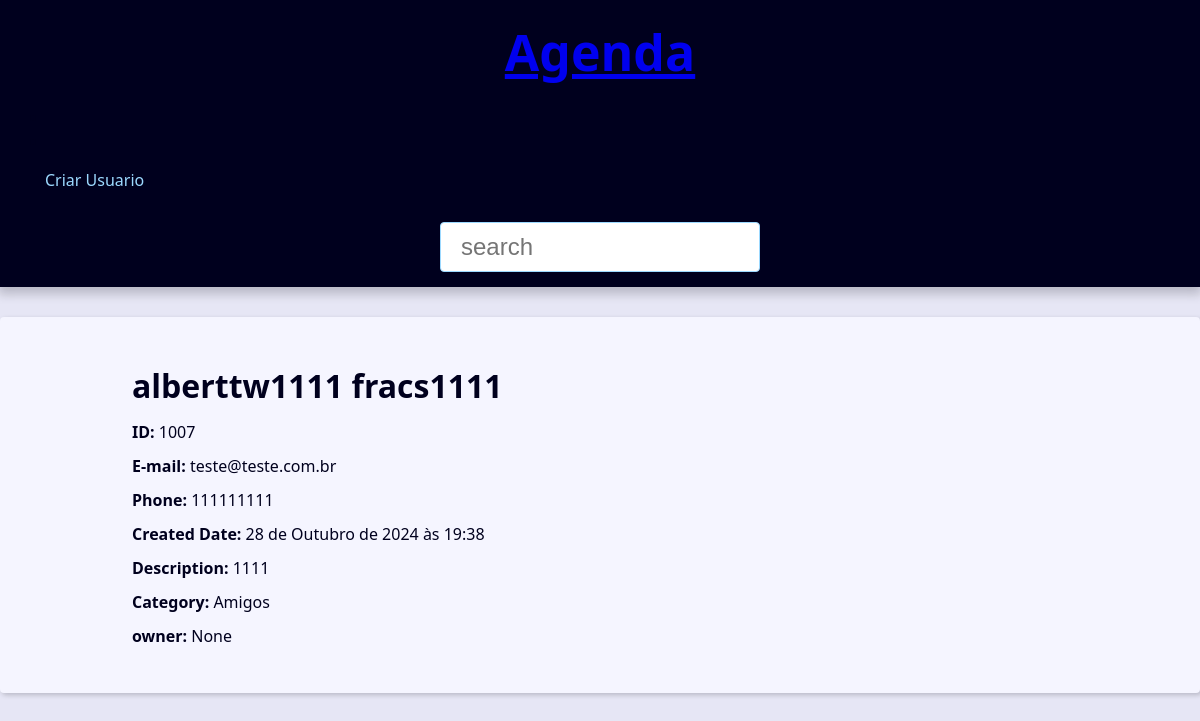
The page /contact/1007/detail/ on the database its author committed.
### contact/models.py (models this page shows, shortened)
class Contact(models.Model):#herdar de models
    first_name=models.CharField(max_length=50)
    last_name=models.CharField(max_length=50)
    phone=models.CharField(max_length=50)
    email=models.EmailField(max_length=254)
    created_date=models.DateTimeField(default=timezone.now)
    description=models.TextField(max_length=1800,blank=True)
    show=models.BooleanField(default=True)# bom para validação de cadastros
    picture=models.ImageField(blank=True,upload_to='pictures/%Y/%m/')
    category=models.ForeignKey(category,
                               on_delete=models.SET_NULL,
                               blank=True,null=True)
    owner=models.ForeignKey(User,
                               on_delete=models.SET_NULL,
                               blank=True,
                               null=True)

class category(models.Model):
    class Meta:
        verbose_name='categoria'
    name=models.CharField(max_length=50)

### contact/views/contact_views.py (the view)
# urls.py: path('', include('contact.urls')),
def contact(request,contact_id):
    single_contact=locate(contact_id)
    contact_name=f'{single_contact.first_name} {single_contact.last_name}-'
    context={
        'contact':single_contact,
        'site_title':contact_name
    }
    return render(
        request,
        'contact/contact.html',context
    )

### contact/views/contact_views.py (called while the page is built)
def locate(contact_id):
    return get_object_or_404(Contact, pk=contact_id,show=True)

### contact/templates/contact/contact.html (shortened to what this page needs)
{% extends 'global/base.html' %}
{% block content %}
  <div class="single-contact">
    <h1 class="single-contact-name">
      {{ contact.first_name }} {{ contact.last_name }}
    </h1>
    <p><b>ID:</b> {{ contact.id }}</p>
    <p><b>E-mail:</b> {{ contact.email }}</p>
    <p><b>Phone:</b> {{ contact.phone }}</p>
    <p><b>Created Date:</b> {{ contact.created_date }}</p>
    <p><b>Description:</b> {{ contact.description }}</p>
    <p><b>Category:</b> {{ contact.category.name }}</p>
    <p><b>owner:</b> {{ contact.owner }}</p>
  </div>
{% endblock content %}

### base_static/global/css/style.css (style rules this page uses)
:root { --spacing: 1.5rem; --link-dark-color: rgb(0, 83, 134); --link-light-color: rgb(156, 217, 255); --clr-white: rgb(245, 245, 255); --clr-black: rgb(0, 0, 30); --clr-light-gray: rgb(230, 230, 245); --clr-dark-shadow-5: rgba(0, 0, 10, 5%); --clr-dark-shadow-10: rgba(0, 0, 10, 10%); --clr-dark-shadow-20: rgba(0, 0, 10, 20%); --clr-light-shadow-5: rgba(200, 200, 255, 5%); --clr-light-shadow-10: rgba(200, 200, 255, 10%); --clr-light-shadow-20: rgba(200, 200, 255, 20%); --main-page-width: 120rem; --table-min-width: 60rem; --biggest-font-size: 5rem; --bigger-font-size: 4rem; --big-font-size: 3.2rem; --medium-font-size: 2.4rem; --small-font-size: 1.6rem; --smaller-font-size: 1.4rem; --smallest-font-size: 1.2rem; --transition-fast: 300ms; --transition-medium: 600ms; --transition-slow: 1s; --default-border-radius: 4px; }
*, *::before, *::after { margin: 0; padding: 0; box-sizing: border-box; }
html { font-size: 62.5%; }
body { font-family: system-ui, -apple-system, BlinkMacSystemFont, 'Segoe UI', Roboto, Oxygen, Ubuntu, Cantarell, 'Open Sans', 'Helvetica Neue', sans-serif; line-height: 1.5; font-size: var(--small-font-size); color: var(--clr-black); -webkit-font-smoothing: antialiased; background: var(--clr-light-gray); }
@media (min-width: 600px) { .single-contact { max-width: 80%; margin: calc(var(--spacing) * 2) auto; } }
.single-contact h1 { margin: 1rem 0; }
.single-contact p { margin: 1rem 0; }

### rows shown on the page
Contact: first_name "alberttw1111", last_name "fracs1111", id "1007", email "teste@teste.com.br", phone "111111111", created_date "28 de Outubro de 2024 às 19:38", description "1111", category.name "Amigos", owner "None"
